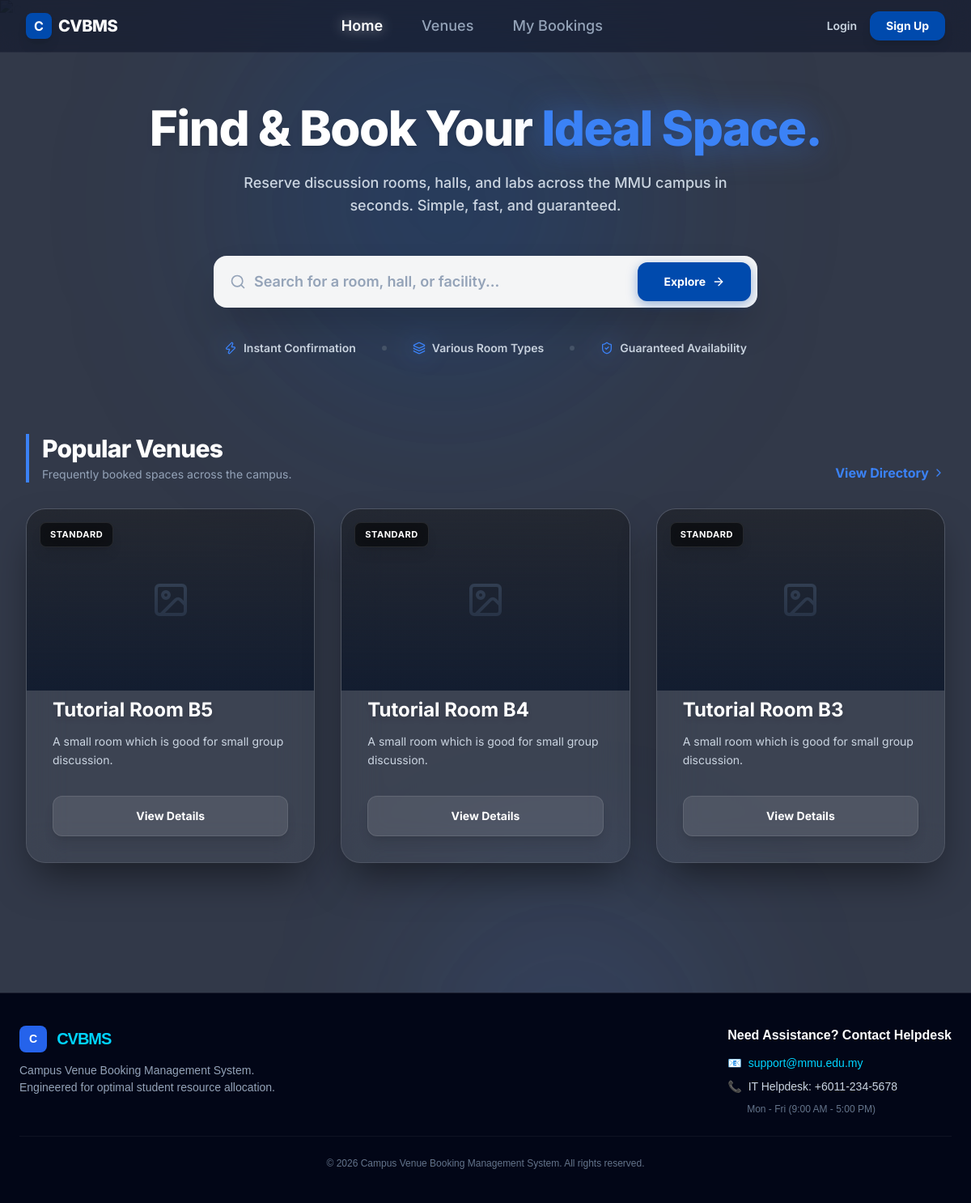
The page /User/homepage.php on the database its author committed.
### tables this page shows
CREATE TABLE `venue` (
  `vid` varchar(10) NOT NULL,
  `vname` varchar(100) NOT NULL,
  `vcid` int(11) NOT NULL,
  `max_cap` int(10) UNSIGNED NOT NULL,
  `deposit` decimal(10,2) UNSIGNED NOT NULL,
  `status` enum('available','maintenance','booked') NOT NULL DEFAULT 'available',
  `description` text NOT NULL
);

### User/homepage.php (the view, shortened to what this page needs)
<?php
require_once '../config/db.php';
$sql = "SELECT vid, vname, vcid, description FROM venue LIMIT 3";
$result = $conn->query($sql);
?>
<!DOCTYPE html>
<html lang="en">
<head>
    <script src="https://cdn.tailwindcss.com"></script>
</head>
<body class="font-sans antialiased selection:bg-mmu-glow selection:text-white min-h-screen relative overflow-x-hidden text-slate-200">
<div class="fixed inset-0 z-0">
    <img src="https://images.unsplash.com/photo-1522202176988-66273c2fd55f?auto=format&fit=crop&q=80" alt="Campus" class="w-full h-full object-cover">
    <div class="absolute inset-0 bg-slate-900/85 mix-blend-multiply"></div>
</div>
<nav class="glass-nav fixed w-full z-50 transition-all duration-300">
    <div class="max-w-7xl mx-auto px-4 sm:px-6 lg:px-8">
        <div class="flex justify-between h-16 items-center">
            <div class="flex-shrink-0 flex items-center gap-2 cursor-pointer">
                <div class="w-8 h-8 bg-mmu-core rounded-lg flex items-center justify-center text-white font-bold shadow-lg">C</div>
                <span class="font-extrabold text-xl tracking-tight text-white">CVBMS</span>
            </div>
            <div class="hidden md:flex space-x-8">
                <a href="homepage.php" class="text-white font-semibold px-2 py-2 text-lg drop-shadow-[0_0_8px_rgba(255,255,255,0.5)]">Home</a>
                <a href="venues.php" class="text-slate-400 hover:text-white transition-colors px-2 py-2 text-lg font-medium">Venues</a>
                <a href="my_bookings.php" class="text-slate-400 hover:text-white transition-colors px-2 py-2 text-lg font-medium">My Bookings</a>
            </div>
            <div class="flex items-center gap-4">
                <?php if (isset($_SESSION['uid'])): ?>
                    <a href="profile.php" class="flex items-center gap-2 bg-white/10 py-1.5 px-4 rounded-full border border-white/10 backdrop-blur-md hover:bg-white/20 transition-all" title="View Profile">
                        <i data-lucide="user" class="w-4 h-4 text-mmu-glow"></i>
                        <span class="text-sm font-semibold text-white max-w-[100px] truncate">
                            <?php echo htmlspecialchars($_SESSION['username'], ENT_QUOTES, 'UTF-8'); ?>
                        </span>
                    </a>
                    <a href="../User/user_logout.php" class="text-red-400 hover:text-red-300 transition-colors" title="Logout">
                        <i data-lucide="log-out" class="w-5 h-5"></i>
                    </a>
                <?php else: ?>
                    <a href="../user/user_login.php" class="text-slate-300 hover:text-white font-semibold text-sm transition-colors">Login</a>
                    <a href="../user/user_register.php" class="bg-mmu-core hover:bg-blue-800 text-white px-5 py-2 rounded-xl text-sm font-bold shadow-lg transition-all">Sign Up</a>
                <?php endif; ?>
            </div>
        </div>
    </div>
</nav>
<div class="relative z-10 w-full h-full overflow-y-auto pt-32 pb-20">
    <div class="max-w-4xl mx-auto text-center px-4 mb-24">
        <h1 class="text-5xl md:text-6xl font-extrabold text-white tracking-tight mb-6 drop-shadow-md">
            Find & Book Your <br class="md:hidden"><span class="text-mmu-glow drop-shadow-[0_0_20px_rgba(59,130,246,0.5)]">Ideal Space.</span>
        </h1>
        <p class="text-slate-300 text-base md:text-lg mb-12 max-w-2xl mx-auto font-medium">
            Reserve discussion rooms, halls, and labs across the MMU campus in seconds. Simple, fast, and guaranteed.
        </p>
        <form action="venues.php" method="GET" class="max-w-2xl mx-auto relative group mb-10">
            <div class="absolute inset-y-0 left-0 pl-5 flex items-center pointer-events-none">
            </div>
            <input type="text" name="search" placeholder="Search for a room, hall, or facility..."
                   class="input-glass w-full block pl-12 pr-36 py-4 rounded-2xl text-slate-900 placeholder-slate-400 font-semibold shadow-2xl text-lg">
            <button type="submit" class="absolute inset-y-2 right-2 px-8 bg-mmu-core hover:bg-blue-800 text-white font-bold rounded-xl shadow-[0_4px_14px_0_rgba(0,74,173,0.39)] transition-all text-sm flex items-center gap-2 group-hover:shadow-[0_6px_20px_rgba(0,74,173,0.23)]">
                Explore <i data-lucide="arrow-right" class="w-4 h-4"></i>
            </button>
        </form>
        <div class="flex flex-wrap justify-center items-center gap-x-8 gap-y-4 text-slate-300 text-sm font-semibold">
            <div class="flex items-center gap-2"><i data-lucide="zap" class="w-4 h-4 text-mmu-glow drop-shadow-[0_0_14px_rgba(59,130,246,0.8)]"></i> Instant Confirmation</div>
            <div class="hidden sm:block w-1.5 h-1.5 rounded-full bg-slate-600"></div>
            <div class="flex items-center gap-2"><i data-lucide="layers" class="w-4 h-4 text-mmu-glow drop-shadow-[0_0_14px_rgba(59,130,246,0.8)]"></i> Various Room Types</div>
            <div class="hidden sm:block w-1.5 h-1.5 rounded-full bg-slate-600"></div>
            <div class="flex items-center gap-2"><i data-lucide="shield-check" class="w-4 h-4 text-mmu-glow drop-shadow-[0_0_14px_rgba(59,130,246,0.8)]"></i> Guaranteed Availability</div>
        </div>
    </div>
    <div class="max-w-7xl mx-auto px-4 sm:px-6 lg:px-8">
        <div class="flex justify-between items-end mb-8 pl-4 border-l-4 border-mmu-glow">
            <div>
                <h2 class="text-3xl font-extrabold text-white tracking-tight">Popular Venues</h2>
                <p class="text-slate-400 text-sm mt-1">Frequently booked spaces across the campus.</p>
            </div>
            <a href="venues.php" class="text-mmu-glow font-bold hover:text-white transition-colors flex items-center gap-1">
                View Directory <i data-lucide="chevron-right" class="w-4 h-4"></i>
            </a>
        </div>
        <div class="grid grid-cols-1 md:grid-cols-3 gap-8">
            <?php if ($result->num_rows > 0): ?>
                <?php while($row = $result->fetch_assoc()): ?>
                    <div class="glass-panel rounded-3xl overflow-hidden hover-lift flex flex-col group">
                        <div class="h-56 bg-black/40 relative overflow-hidden flex items-center justify-center">
                            <?php if(!empty($row['pic'])): ?>
                                <img src="../uploads/<?php echo htmlspecialchars($row['pic']); ?>" alt="Venue" class="w-full h-full object-cover opacity-80 group-hover:opacity-100 group-hover:scale-105 transition-all duration-700">
                            <?php else: ?>
                                <i data-lucide="image" class="w-12 h-12 text-slate-600"></i>
                            <?php endif; ?>
                            <div class="absolute inset-0 bg-gradient-to-t from-[#131d30] to-transparent"></div>
                            <div class="absolute top-4 left-4 bg-black/50 backdrop-blur-md border border-white/10 text-[11px] font-bold px-3 py-1.5 rounded-lg text-white uppercase tracking-wider shadow-lg">
                                <?php echo htmlspecialchars($row['category'] ?? 'Standard'); ?>
                            </div>
                        </div>
                        <div class="p-8 flex-1 flex flex-col relative z-10 -mt-6">
                            <h3 class="text-2xl font-bold text-white mb-3 truncate group-hover:text-mmu-glow transition-colors drop-shadow-md">
                                <?php echo htmlspecialchars($row['vname']); ?>
                            </h3>
                            <p class="text-slate-300 text-sm mb-8 flex-1 line-clamp-2 leading-relaxed">
                                <?php echo htmlspecialchars($row['description'] ?? 'No topological description provided for this structural asset.'); ?>
                            </p>
                            <a href="venue_details.php?vid=<?php echo $row['vid']; ?>"
                            class="block w-full text-center py-3.5 bg-white/10 hover:bg-mmu-core text-white text-sm font-bold rounded-xl border border-white/10 hover:border-mmu-core transition-all shadow-lg hover:shadow-[0_4px_20px_rgba(0,74,173,0.5)]">
                                View Details
                            </a>
                        </div>
                    </div>
                <?php endwhile; ?>
            <?php endif; ?>
        </div>
    </div>
</div>
<footer style="position: relative; z-index: 50; background-color: #020617; border-top: 1px solid rgba(255, 255, 255, 0.1); padding: 40px 24px; margin-top: 80px; font-family: sans-serif;">
    <div style="max-width: 1280px; margin: 0 auto; display: flex; flex-direction: column; gap: 24px;">
        <div style="display: flex; flex-wrap: wrap; justify-content: space-between; align-items: flex-start; gap: 32px; border-bottom: 1px solid rgba(255, 255, 255, 0.05); padding-bottom: 24px;">
            <div>
                <div style="display: flex; align-items: center; gap: 12px; margin-bottom: 12px;">
                    <div style="background-color: #2563eb; padding: 6px 12px; border-radius: 8px; font-weight: 900; color: #ffffff; font-size: 14px;">C</div>
                    <span style="font-size: 20px; font-weight: 900; color: #00d4ff; letter-spacing: -0.05em;">CVBMS</span>
                </div>
                <p style="color: #94a3b8; font-size: 14px; margin: 0; max-width: 360px; line-height: 1.5;">
                    Campus Venue Booking Management System. Engineered for optimal student resource allocation.
                </p>
            </div>
            <div style="min-width: 250px;">
                <h4 style="color: #ffffff; font-size: 16px; font-weight: 700; margin: 0 0 12px 0;">Need Assistance? Contact Helpdesk</h4>
                <div style="display: flex; flex-direction: column; gap: 8px; font-size: 14px;">
                    <a href="mailto:support@mmu.edu.my" style="color: #00d4ff; text-decoration: none; display: flex; align-items: center; gap: 8px;">
                        <span>📧</span> support@mmu.edu.my
                    </a>
                    <span style="color: #cbd5e1; display: flex; align-items: center; gap: 8px;">
                        <span>📞</span> IT Helpdesk: +6011-234-5678
                    </span>
                    <span style="color: #64748b; font-size: 12px; padding-left: 24px;">
                        Mon - Fri (9:00 AM - 5:00 PM)
                    </span>
                </div>
            </div>
        </div>
        <div style="text-align: center; color: #64748b; font-size: 12px;">
            &copy; 2026 Campus Venue Booking Management System. All rights reserved.
        </div>
    </div>
</footer>
</body>
</html>

### User/homepage.php (style rules this page uses)
html { scroll-behavior: smooth; }
.glass-panel { background: rgba(255, 255, 255, 0.05); backdrop-filter: blur(24px); -webkit-backdrop-filter: blur(24px); border: 1px solid rgba(255, 255, 255, 0.1); box-shadow: 0 25px 50px -12px rgba(0, 0, 0, 0.5); }
.glass-nav { background: rgba(15, 23, 42, 0.6); backdrop-filter: blur(16px); border-bottom: 1px solid rgba(255, 255, 255, 0.05); }
.input-glass { background: rgba(255, 255, 255, 0.95); border: 2px solid transparent; transition: all 0.3s cubic-bezier(0.4, 0, 0.2, 1); }
.hover-lift { transition: transform 0.4s cubic-bezier(0.4, 0, 0.2, 1), box-shadow 0.4s ease, border-color 0.4s ease; }

### rows shown on the page
venue: category "STANDARD", vname "Tutorial Room B5", description "A small room which is good for small group discussion."
venue: category "STANDARD", vname "Tutorial Room B4", description "A small room which is good for small group discussion."
venue: category "STANDARD", vname "Tutorial Room B3", description "A small room which is good for small group discussion."
